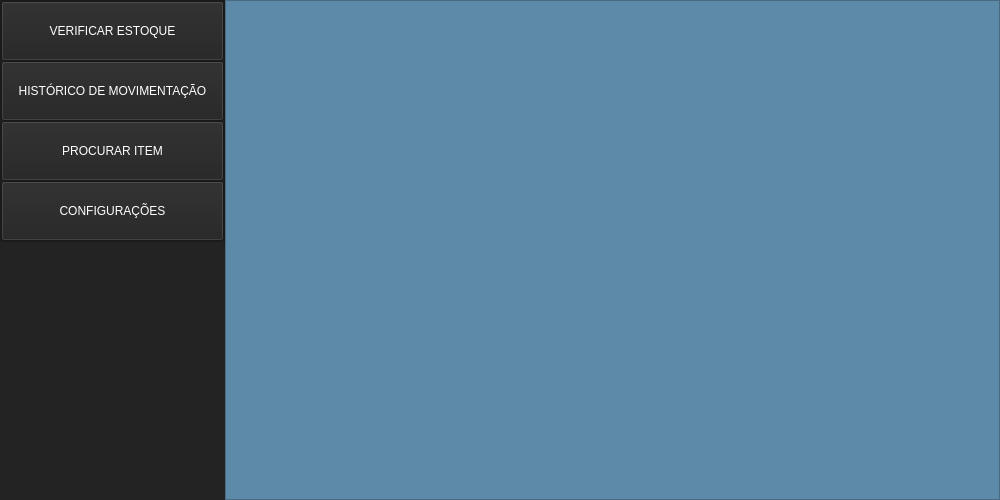
<?xml version="1.0" encoding="UTF-8"?>
<ui version="4.0">
 <class>MainWindow</class>
 <widget class="QMainWindow" name="MainWindow">
  <property name="geometry">
   <rect>
    <x>0</x>
    <y>0</y>
    <width>1000</width>
    <height>500</height>
   </rect>
  </property>
  <property name="minimumSize">
   <size>
    <width>1000</width>
    <height>500</height>
   </size>
  </property>
  <property name="maximumSize">
   <size>
    <width>1000</width>
    <height>500</height>
   </size>
  </property>
  <property name="windowTitle">
   <string>MainWindow</string>
  </property>
  <property name="styleSheet">
   <string notr="true">background-color: rgb(45, 45, 45);</string>
  </property>
  <widget class="QWidget" name="centralwidget">
   <layout class="QVBoxLayout" name="verticalLayout">
    <property name="spacing">
     <number>0</number>
    </property>
    <property name="leftMargin">
     <number>0</number>
    </property>
    <property name="topMargin">
     <number>0</number>
    </property>
    <property name="rightMargin">
     <number>0</number>
    </property>
    <property name="bottomMargin">
     <number>0</number>
    </property>
    <item>
     <widget class="QFrame" name="Top_Bar">
      <property name="maximumSize">
       <size>
        <width>16777215</width>
        <height>40</height>
       </size>
      </property>
      <property name="styleSheet">
       <string notr="true">background-color: rgb(35, 35, 35);</string>
      </property>
      <property name="frameShape">
       <enum>QFrame::NoFrame</enum>
      </property>
      <property name="frameShadow">
       <enum>QFrame::Raised</enum>
      </property>
      <layout class="QHBoxLayout" name="horizontalLayout">
       <property name="spacing">
        <number>0</number>
       </property>
       <property name="leftMargin">
        <number>0</number>
       </property>
       <property name="topMargin">
        <number>0</number>
       </property>
       <property name="rightMargin">
        <number>0</number>
       </property>
       <property name="bottomMargin">
        <number>0</number>
       </property>
       <item>
        <widget class="QFrame" name="frame_top">
         <property name="maximumSize">
          <size>
           <width>123</width>
           <height>40</height>
          </size>
         </property>
         <property name="styleSheet">
          <string notr="true">background-color: rgb(93, 138, 168);</string>
         </property>
         <property name="frameShape">
          <enum>QFrame::NoFrame</enum>
         </property>
         <property name="frameShadow">
          <enum>QFrame::Raised</enum>
         </property>
         <layout class="QVBoxLayout" name="verticalLayout_2">
          <property name="spacing">
           <number>0</number>
          </property>
          <property name="leftMargin">
           <number>0</number>
          </property>
          <property name="topMargin">
           <number>0</number>
          </property>
          <property name="rightMargin">
           <number>0</number>
          </property>
          <property name="bottomMargin">
           <number>0</number>
          </property>
         </layout>
        </widget>
       </item>
       <item>
        <widget class="QFrame" name="frame_toggle">
         <property name="styleSheet">
          <string notr="true">background-color: rgb(35, 35, 35);</string>
         </property>
         <property name="frameShape">
          <enum>QFrame::StyledPanel</enum>
         </property>
         <property name="frameShadow">
          <enum>QFrame::Raised</enum>
         </property>
        </widget>
       </item>
      </layout>
     </widget>
    </item>
    <item>
     <widget class="QFrame" name="Content">
      <property name="frameShape">
       <enum>QFrame::NoFrame</enum>
      </property>
      <property name="frameShadow">
       <enum>QFrame::Raised</enum>
      </property>
      <layout class="QHBoxLayout" name="horizontalLayout_2">
       <property name="spacing">
        <number>0</number>
       </property>
       <property name="leftMargin">
        <number>0</number>
       </property>
       <property name="topMargin">
        <number>0</number>
       </property>
       <property name="rightMargin">
        <number>0</number>
       </property>
       <property name="bottomMargin">
        <number>0</number>
       </property>
       <item>
        <widget class="QFrame" name="frame_left_menu">
         <property name="minimumSize">
          <size>
           <width>225</width>
           <height>0</height>
          </size>
         </property>
         <property name="maximumSize">
          <size>
           <width>250</width>
           <height>16777215</height>
          </size>
         </property>
         <property name="styleSheet">
          <string notr="true">background-color: rgb(35, 35, 35);</string>
         </property>
         <property name="frameShape">
          <enum>QFrame::NoFrame</enum>
         </property>
         <property name="frameShadow">
          <enum>QFrame::Raised</enum>
         </property>
         <layout class="QVBoxLayout" name="verticalLayout_3">
          <property name="spacing">
           <number>6</number>
          </property>
          <property name="leftMargin">
           <number>0</number>
          </property>
          <property name="topMargin">
           <number>0</number>
          </property>
          <property name="rightMargin">
           <number>0</number>
          </property>
          <property name="bottomMargin">
           <number>0</number>
          </property>
          <item alignment="Qt::AlignTop">
           <widget class="QFrame" name="frame_top_menus">
            <property name="frameShape">
             <enum>QFrame::StyledPanel</enum>
            </property>
            <property name="frameShadow">
             <enum>QFrame::Raised</enum>
            </property>
            <layout class="QVBoxLayout" name="verticalLayout_4">
             <property name="spacing">
              <number>0</number>
             </property>
             <property name="leftMargin">
              <number>0</number>
             </property>
             <property name="topMargin">
              <number>0</number>
             </property>
             <property name="rightMargin">
              <number>0</number>
             </property>
             <property name="bottomMargin">
              <number>0</number>
             </property>
             <item>
              <widget class="QPushButton" name="Btn_verEst">
               <property name="minimumSize">
                <size>
                 <width>0</width>
                 <height>60</height>
                </size>
               </property>
               <property name="styleSheet">
                <string notr="true">QPushButton {
	background-color: rgb(35, 35, 35);
	color: rgb(255, 255, 255);
}
QPushButton:hover {
	background-color: rgb(6, 21, 60);
}</string>
               </property>
               <property name="text">
                <string>VERIFICAR ESTOQUE</string>
               </property>
              </widget>
             </item>
             <item>
              <widget class="QPushButton" name="Btn_hisSai">
               <property name="minimumSize">
                <size>
                 <width>0</width>
                 <height>60</height>
                </size>
               </property>
               <property name="styleSheet">
                <string notr="true">QPushButton {
	background-color: rgb(35, 35, 35);
	color: rgb(255, 255, 255);
}
QPushButton:hover {
	background-color: rgb(6, 21, 60);
}</string>
               </property>
               <property name="text">
                <string>HISTÓRICO DE MOVIMENTAÇÃO</string>
               </property>
              </widget>
             </item>
             <item>
              <widget class="QPushButton" name="Btn_procItem">
               <property name="minimumSize">
                <size>
                 <width>0</width>
                 <height>60</height>
                </size>
               </property>
               <property name="styleSheet">
                <string notr="true">QPushButton {
	background-color: rgb(35, 35, 35);
	color: rgb(255, 255, 255);
}
QPushButton:hover {
	background-color: rgb(6, 21, 60);
}</string>
               </property>
               <property name="text">
                <string>PROCURAR ITEM</string>
               </property>
              </widget>
             </item>
             <item>
              <widget class="QPushButton" name="Btn_config">
               <property name="minimumSize">
                <size>
                 <width>0</width>
                 <height>60</height>
                </size>
               </property>
               <property name="styleSheet">
                <string notr="true">QPushButton {
	background-color: rgb(35, 35, 35);
	color: rgb(255, 255, 255);
}
QPushButton:hover {
	background-color: rgb(6, 21, 60);
}</string>
               </property>
               <property name="text">
                <string>CONFIGURAÇÕES</string>
               </property>
              </widget>
             </item>
            </layout>
           </widget>
          </item>
          <item>
           <widget class="QFrame" name="frame">
            <property name="styleSheet">
             <string notr="true">QFrame{
background-image: url(:/Logo/AAAA.png);
border-radius: 20px;
background-repeat: no-repeat;
background-position: center;
}</string>
            </property>
            <property name="frameShape">
             <enum>QFrame::StyledPanel</enum>
            </property>
            <property name="frameShadow">
             <enum>QFrame::Raised</enum>
            </property>
           </widget>
          </item>
         </layout>
        </widget>
       </item>
       <item>
        <widget class="QFrame" name="frame_pages">
         <property name="styleSheet">
          <string notr="true">background-color: rgb(93, 138, 168);</string>
         </property>
         <property name="frameShape">
          <enum>QFrame::StyledPanel</enum>
         </property>
         <property name="frameShadow">
          <enum>QFrame::Raised</enum>
         </property>
         <layout class="QVBoxLayout" name="verticalLayout_5">
          <item>
           <widget class="QStackedWidget" name="PagesWidget">
            <property name="minimumSize">
             <size>
              <width>700</width>
              <height>0</height>
             </size>
            </property>
            <property name="maximumSize">
             <size>
              <width>850</width>
              <height>460</height>
             </size>
            </property>
            <widget class="QWidget" name="reg_prod"/>
            <widget class="QWidget" name="deleta_prod"/>
            <widget class="QWidget" name="repor_est"/>
            <widget class="QWidget" name="remover_est"/>
            <widget class="QWidget" name="verificar_est"/>
            <widget class="QWidget" name="hist_saida"/>
            <widget class="QWidget" name="procura_item"/>
            <widget class="QWidget" name="config"/>
           </widget>
          </item>
         </layout>
        </widget>
       </item>
      </layout>
     </widget>
    </item>
   </layout>
  </widget>
 </widget>
 <resources>
  <include location="file_rc.qrc"/>
 </resources>
 <connections/>
</ui>
